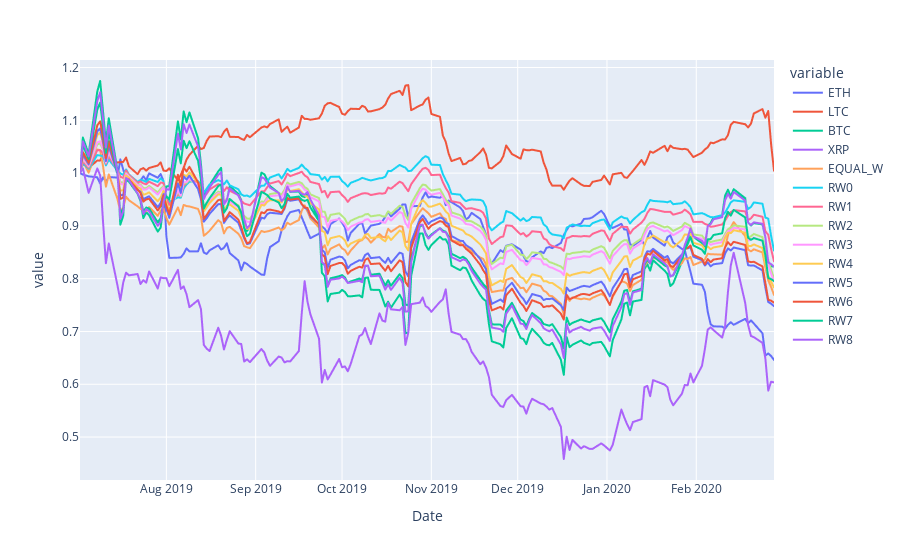

Notebook source saved alongside this figure:
### Code cell
btc_crash_two_pfolios.plot()

### Figure 1 — Plotly figure (JSON) as saved in the notebook; plotly's stock layout.template omitted (floating-point values rounded to 4 significant figures; data arrays with more than 128 entries replaced by an {"elided": "..."} marker saying what was removed)
{"data": [{"hovertemplate": "variable=ETH<br>Date=%{x}<br>value=%{y}<extra></extra>", "legendgroup": "ETH", "line": {"color": "#636efa", "dash": "solid"}, "mode": "lines", "name": "ETH", "showlegend": true, "type": "scattergl", "x": {"elided": "167 str values"}, "xaxis": "x", "y": {"elided": "167 float values"}, "yaxis": "y"}, {"hovertemplate": "variable=LTC<br>Date=%{x}<br>value=%{y}<extra></extra>", "legendgroup": "LTC", "line": {"color": "#EF553B", "dash": "solid"}, "mode": "lines", "name": "LTC", "showlegend": true, "type": "scattergl", "x": {"elided": "167 str values"}, "xaxis": "x", "y": {"elided": "167 float values"}, "yaxis": "y"}, {"hovertemplate": "variable=BTC<br>Date=%{x}<br>value=%{y}<extra></extra>", "legendgroup": "BTC", "line": {"color": "#00cc96", "dash": "solid"}, "mode": "lines", "name": "BTC", "showlegend": true, "type": "scattergl", "x": {"elided": "167 str values"}, "xaxis": "x", "y": {"elided": "167 float values"}, "yaxis": "y"}, {"hovertemplate": "variable=XRP<br>Date=%{x}<br>value=%{y}<extra></extra>", "legendgroup": "XRP", "line": {"color": "#ab63fa", "dash": "solid"}, "mode": "lines", "name": "XRP", "showlegend": true, "type": "scattergl", "x": {"elided": "167 str values"}, "xaxis": "x", "y": {"elided": "167 float values"}, "yaxis": "y"}, {"hovertemplate": "variable=EQUAL_W<br>Date=%{x}<br>value=%{y}<extra></extra>", "legendgroup": "EQUAL_W", "line": {"color": "#FFA15A", "dash": "solid"}, "mode": "lines", "name": "EQUAL_W", "showlegend": true, "type": "scattergl", "x": {"elided": "167 str values"}, "xaxis": "x", "y": {"elided": "167 float values"}, "yaxis": "y"}, {"hovertemplate": "variable=RW0<br>Date=%{x}<br>value=%{y}<extra></extra>", "legendgroup": "RW0", "line": {"color": "#19d3f3", "dash": "solid"}, "mode": "lines", "name": "RW0", "showlegend": true, "type": "scattergl", "x": {"elided": "167 str values"}, "xaxis": "x", "y": {"elided": "167 float values"}, "yaxis": "y"}, {"hovertemplate": "variable=RW1<br>Date=%{x}<br>value=%{y}<extra></extra>", "legendgroup": "RW1", "line": {"color": "#FF6692", "dash": "solid"}, "mode": "lines", "name": "RW1", "showlegend": true, "type": "scattergl", "x": {"elided": "167 str values"}, "xaxis": "x", "y": {"elided": "167 float values"}, "yaxis": "y"}, {"hovertemplate": "variable=RW2<br>Date=%{x}<br>value=%{y}<extra></extra>", "legendgroup": "RW2", "line": {"color": "#B6E880", "dash": "solid"}, "mode": "lines", "name": "RW2", "showlegend": true, "type": "scattergl", "x": {"elided": "167 str values"}, "xaxis": "x", "y": {"elided": "167 float values"}, "yaxis": "y"}, {"hovertemplate": "variable=RW3<br>Date=%{x}<br>value=%{y}<extra></extra>", "legendgroup": "RW3", "line": {"color": "#FF97FF", "dash": "solid"}, "mode": "lines", "name": "RW3", "showlegend": true, "type": "scattergl", "x": {"elided": "167 str values"}, "xaxis": "x", "y": {"elided": "167 float values"}, "yaxis": "y"}, {"hovertemplate": "variable=RW4<br>Date=%{x}<br>value=%{y}<extra></extra>", "legendgroup": "RW4", "line": {"color": "#FECB52", "dash": "solid"}, "mode": "lines", "name": "RW4", "showlegend": true, "type": "scattergl", "x": {"elided": "167 str values"}, "xaxis": "x", "y": {"elided": "167 float values"}, "yaxis": "y"}, {"hovertemplate": "variable=RW5<br>Date=%{x}<br>value=%{y}<extra></extra>", "legendgroup": "RW5", "line": {"color": "#636efa", "dash": "solid"}, "mode": "lines", "name": "RW5", "showlegend": true, "type": "scattergl", "x": {"elided": "167 str values"}, "xaxis": "x", "y": {"elided": "167 float values"}, "yaxis": "y"}, {"hovertemplate": "variable=RW6<br>Date=%{x}<br>value=%{y}<extra></extra>", "legendgroup": "RW6", "line": {"color": "#EF553B", "dash": "solid"}, "mode": "lines", "name": "RW6", "showlegend": true, "type": "scattergl", "x": {"elided": "167 str values"}, "xaxis": "x", "y": {"elided": "167 float values"}, "yaxis": "y"}, {"hovertemplate": "variable=RW7<br>Date=%{x}<br>value=%{y}<extra></extra>", "legendgroup": "RW7", "line": {"color": "#00cc96", "dash": "solid"}, "mode": "lines", "name": "RW7", "showlegend": true, "type": "scattergl", "x": {"elided": "167 str values"}, "xaxis": "x", "y": {"elided": "167 float values"}, "yaxis": "y"}, {"hovertemplate": "variable=RW8<br>Date=%{x}<br>value=%{y}<extra></extra>", "legendgroup": "RW8", "line": {"color": "#ab63fa", "dash": "solid"}, "mode": "lines", "name": "RW8", "showlegend": true, "type": "scattergl", "x": {"elided": "167 str values"}, "xaxis": "x", "y": {"elided": "167 float values"}, "yaxis": "y"}], "layout": {"legend": {"title": {"text": "variable"}, "tracegroupgap": 0}, "margin": {"t": 60}, "xaxis": {"anchor": "y", "domain": [0, 1], "title": {"text": "Date"}}, "yaxis": {"anchor": "x", "domain": [0, 1], "title": {"text": "value"}}}}
